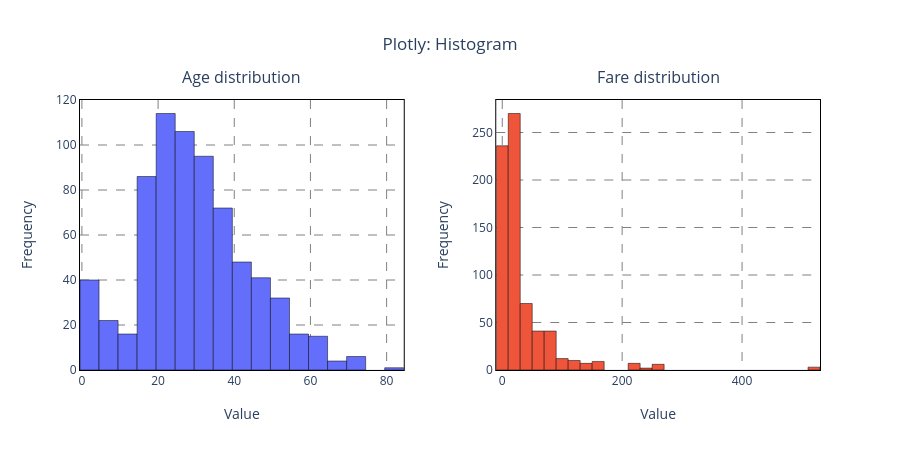

The notebook cell saved with this chart:
### Code cell
# Graphic results - Histograms - Plotly

import plotly.graph_objects as go
from plotly.subplots import make_subplots

# !pip install nbformat

# Input data
n_bins = 30
lib_name = "Plotly"
chart_name = "Histogram"

# Solution
fig = (make_subplots(1, 2, horizontal_spacing=0.125, subplot_titles=("Age distribution", "Fare distribution")).
       update_annotations(yshift=10))

row, col = 1, 1
fig.add_trace(go.Histogram(x=ages, name="age", nbinsx=n_bins,
                           marker=dict(line=dict(color='black', width=0.5))), row=row, col=col)

fig.update_xaxes(title=dict(text="Value", standoff=2 * 10), row=row, col=col)
fig.update_yaxes(title=dict(text="Frequency", standoff=2 * 10), row=row, col=col)
fig.update_xaxes(showgrid=True, gridwidth=1.0, gridcolor='gray', griddash='dash', row=row, col=col)
fig.update_yaxes(showgrid=True, gridwidth=1.0, gridcolor='gray', griddash='dash', row=row, col=col)
# fig.update_xaxes(minor=dict(showgrid=True, gridcolor='green', gridwidth=0.5, griddash='dot'), row=row, col=col)
# fig.update_yaxes(minor=dict(showgrid=True, gridcolor='green', gridwidth=0.5, griddash='dot'), row=row, col=col)

row, col = 1, 2
fig.add_trace(go.Histogram(x=fares, name="fare", nbinsx=n_bins,
                           marker=dict(line=dict(color='black', width=0.5))), row=row, col=col)

fig.update_xaxes(title=dict(text="Value", standoff=2 * 10), row=row, col=col)
fig.update_yaxes(title=dict(text="Frequency", standoff=2 * 10), row=row, col=col)
fig.update_xaxes(showgrid=True, gridwidth=1.0, gridcolor='gray', griddash='dash', row=row, col=col)
fig.update_yaxes(showgrid=True, gridwidth=1.0, gridcolor='gray', griddash='dash', row=row, col=col)
# fig.update_xaxes(minor=dict(showgrid=True, gridcolor='green', gridwidth=0.5, griddash='dot'), row=row, col=col)
# fig.update_yaxes(minor=dict(showgrid=True, gridcolor='green', gridwidth=0.5, griddash='dot'), row=row, col=col)

fig.update_layout(width=900, height=450, title_text=f"{lib_name}: {chart_name}", title_x=0.5, template="plotly_white",
                  showlegend=False)
fig.update_xaxes(showline=True, linewidth=1, linecolor='black', mirror=True)
fig.update_yaxes(showline=True, linewidth=1, linecolor='black', mirror=True)

fig.show()

### Figure 1 — Plotly figure (JSON) as saved in the notebook; plotly's stock layout.template omitted (floating-point values rounded to 4 significant figures; data arrays with more than 128 entries replaced by an {"elided": "..."} marker saying what was removed)
{"data": [{"marker": {"line": {"color": "black", "width": 0.5}}, "name": "age", "nbinsx": 30, "x": {"elided": "714 int values"}, "type": "histogram", "xaxis": "x", "yaxis": "y"}, {"marker": {"line": {"color": "black", "width": 0.5}}, "name": "fare", "nbinsx": 30, "x": {"elided": "714 float values"}, "type": "histogram", "xaxis": "x2", "yaxis": "y2"}], "layout": {"xaxis": {"anchor": "y", "domain": [0.0, 0.4375], "title": {"text": "Value", "standoff": 20}, "showgrid": true, "gridwidth": 1.0, "gridcolor": "gray", "griddash": "dash", "showline": true, "linewidth": 1, "linecolor": "black", "mirror": true}, "yaxis": {"anchor": "x", "domain": [0.0, 1.0], "title": {"text": "Frequency", "standoff": 20}, "showgrid": true, "gridwidth": 1.0, "gridcolor": "gray", "griddash": "dash", "showline": true, "linewidth": 1, "linecolor": "black", "mirror": true}, "xaxis2": {"anchor": "y2", "domain": [0.5625, 1.0], "title": {"text": "Value", "standoff": 20}, "showgrid": true, "gridwidth": 1.0, "gridcolor": "gray", "griddash": "dash", "showline": true, "linewidth": 1, "linecolor": "black", "mirror": true}, "yaxis2": {"anchor": "x2", "domain": [0.0, 1.0], "title": {"text": "Frequency", "standoff": 20}, "showgrid": true, "gridwidth": 1.0, "gridcolor": "gray", "griddash": "dash", "showline": true, "linewidth": 1, "linecolor": "black", "mirror": true}, "annotations": [{"font": {"size": 16}, "showarrow": false, "text": "Age distribution", "x": 0.2188, "xanchor": "center", "xref": "paper", "y": 1.0, "yanchor": "bottom", "yref": "paper", "yshift": 10}, {"font": {"size": 16}, "showarrow": false, "text": "Fare distribution", "x": 0.7812, "xanchor": "center", "xref": "paper", "y": 1.0, "yanchor": "bottom", "yref": "paper", "yshift": 10}], "title": {"text": "Plotly: Histogram", "x": 0.5}, "width": 900, "height": 450, "showlegend": false}}
